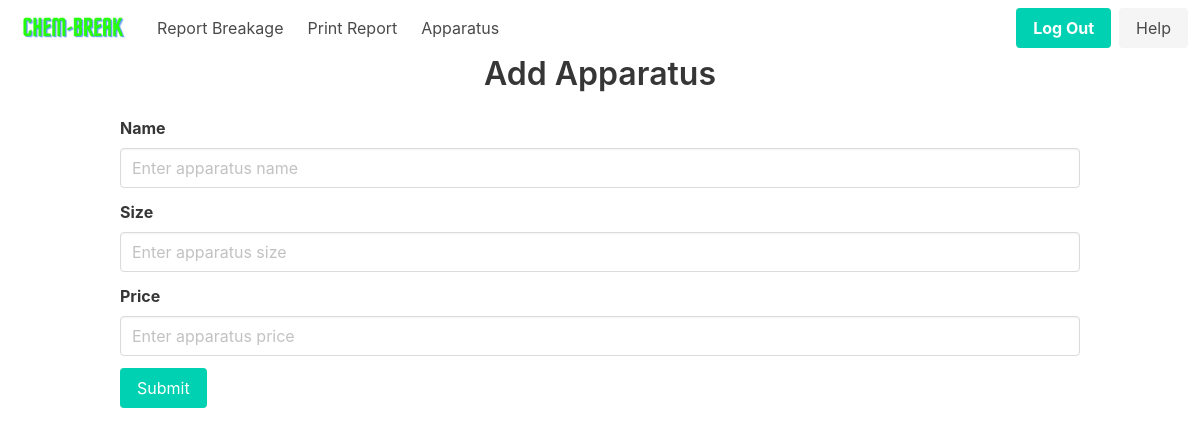
Before: /home/apparatus/3 (signed in) with the older database file.
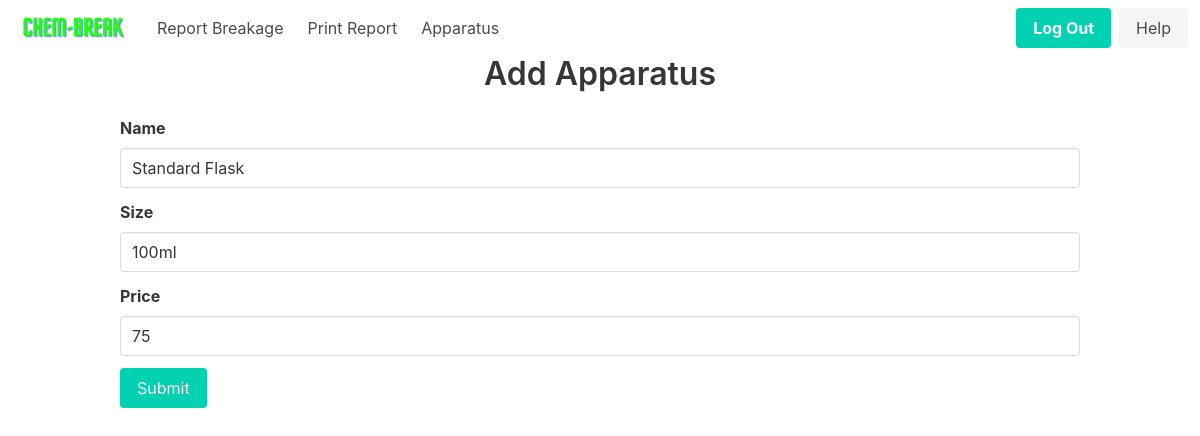
After: the same page with the newer database file.
### app/models.py (models this page shows, shortened)
class Apparatus(db.Model):
    __tablename__ = "apparatus"
    id = db.Column(db.Integer, primary_key=True)
    name = db.Column(db.String(100), nullable=False)
    size = db.Column(db.String(100), nullable=False)
    price = db.Column(db.Integer, nullable=False)

### app/routes.py (the view, shortened to what this page needs)
@main.route("/home/apparatus/<int:id>", methods=['GET', 'POST'])
@login_required
def update_apparatus(id):
    if request.method == 'GET':
        return render_template('update_apparatus.html', apparatus=Apparatus.query.get(id))

### app/__init__.py (called while the page is built)
def create_app(config=None):
    app = Flask(__name__)
    if config:
        app.config.from_object(config)
    db.init_app(app)
    login_manager = LoginManager()
    login_manager.login_view = 'auth.login'
    login_manager.init_app(app)
    with app.app_context():
        from app.models import User, Breakage, Student, Apparatus, Record, Bank
        db.create_all()
    from app.models import User
    @login_manager.user_loader
    def load_user(user_id):
        return User.query.get(int(user_id))
    from .auth import auth as auth_blueprint
    app.register_blueprint(auth_blueprint)
    from .routes import main as main_blueprint
    app.register_blueprint(main_blueprint)
    return app

### app/templates/update_apparatus.html (shortened to what this page needs)
{% extends 'nav_base.html' %}
{% block content %}
<div class="container is-max-desktop">
    <h1 class="title has-text-centered">Add Apparatus</h1>
    <form method="post">
        <div class="field">
            <label class="label">Name</label>
            <div class="control">
                <input class="input" type="text" placeholder="Enter apparatus name" name="name" value="{{ apparatus.name }}" required>
            </div>
        </div>
        <div class="field">
            <label class="label">Size</label>
            <div class="control">
                <input class="input" type="text" placeholder="Enter apparatus size" name="size" value="{{ apparatus.size }}">
            </div>
        </div>
        <div class="field">
            <label class="label">Price</label>
            <div class="control">
                <input class="input" type="number" placeholder="Enter apparatus price" name="price" min="0" value="{{ apparatus.price }}" required>
            </div>
        </div>
        <div class="field">
            <div class="control">
                <button class="button is-primary" type="submit">Submit</button>
            </div>
        </div>
    </form>
</div>
{% endblock %}

Changed rows visible on the page:
added Apparatus: name "Standard Flask", size "100ml", price "75"
